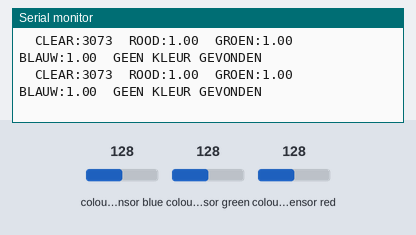
A sketch run on a simulated Arduino Uno, built with avr-gcc and run on an emulated ATmega328P. On the bench: the last lines printed to the serial monitor. The inputs (shaded band) are chosen by the test bench; at power-on: colour sensor blue 128, colour sensor green 128, colour sensor red 128.

Above: at 1.2 s.
1.3 s: colour sensor blue set to 5
At 1.59 s:
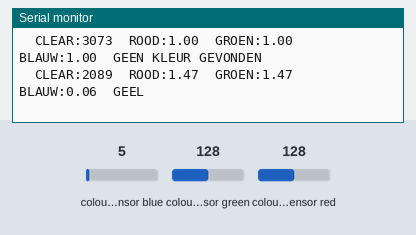
3.4 s: colour sensor green set to 5
At 3.61 s:
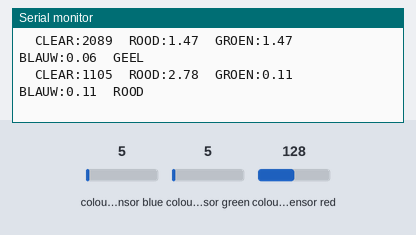
5.4 s: colour sensor green set to 64
At 5.62 s:
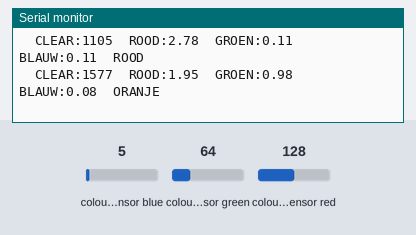
7.4 s: colour sensor red set to 5
At 7.64 s:
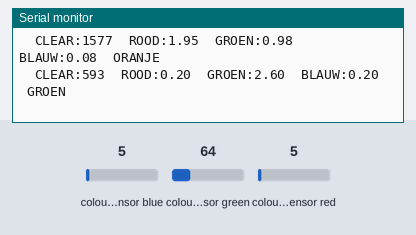
9.4 s: colour sensor blue set to 128
At 9.66 s:
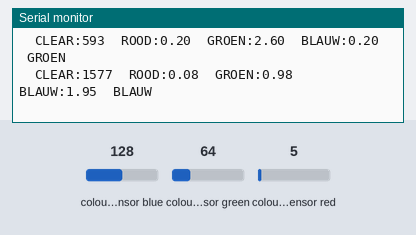

The sketch:

Kleursensor.ino
```cpp
//Benodigde Libraries
#include "Wire.h"
#include "Adafruit_TCS34725.h"

// Initialiseer het kleurensensor
// Bron: https://learn.adafruit.com/adafruit-color-sensors/program-it
Adafruit_TCS34725 tcs = Adafruit_TCS34725(TCS34725_INTEGRATIONTIME_50MS, TCS34725_GAIN_1X);

//Prototypes
char kleurdetectie(void);

//Setup wordt eenmaal uitgevoerd wanneer de Arduino start
void setup()
{
 Serial.begin(9600);
 //Controleer of de kleurensensor iets teruggeeft
  if (tcs.begin())
  {
    Serial.println("Sensor gevonden");
  }
  else
  {
    //Geen sensor gevonden. Zet het programma op dit punt stil
    Serial.println("Kleursensor niet gevonden ... stoppen!");
    while (1); // Stop! Dit weghalen voor uiteindelijke programma.
  }
}

void loop()
{
  kleurdetectie();
}

char kleurdetectie(void)
{
  //Variabele voor verschillende kleuren:
  char rood = 0;
  char groen = 0;
  char blauw = 0;
  char geel = 0;
  char oranje = 0;

  // De sensor retourneert waarden voor R, G, B en een duidelijke waarde
  uint16_t clearcol, red, green, blue;
  float average, r, g, b;
  delay(100); // Kleurmeting duurt circa 50ms, daarom delay
  tcs.getRawData(&red, &green, &blue, &clearcol);

  // Poging om de kleur te bepalen voor de medicijndoosjes van kleuren ROOD, GROEN en BLAUW.
  // Gemiddelde RGB
  average = (red+green+blue)/3;     // Gemiddeld kleurwaarde, alle waarden liggen nu rond de 1
  r = red/average;
  g = green/average;
  b = blue/average;

  //Voer de duidelijke waarde en r, g, b voer serieel uit om te controleren dat r, g en b tussen 0,5 en 1,5 moeten zijn.
  //Als de sensor rood ziet, moet r ruim boven 1,0 liggen, g en b tussen 0,5 en 1,0, enz.
  Serial.print("\tCLEAR:"); Serial.print(clearcol);
  Serial.print("\tROOD:"); Serial.print(r);
  Serial.print("\tGROEN:"); Serial.print(g);
  Serial.print("\tBLAUW:"); Serial.print(b);

  if ((r > 1.4) && (g < 0.9) && (b < 0.9))
  {
    Serial.print("\tROOD");
    rood = 1 ;
  }
  else if ((r < 0.95) && (g > 1.4) && (b < 0.9))
  {
    Serial.print("\tGROEN");
    groen = 1;
    //Hier komt de voor de servo's aanbesturing.
  }
  else if ((r < 0.8) && (g < 1.2) && (b > 1.2))
  {
    Serial.print("\tBLAUW");
    blauw = 1;
    //Hier komt de voor de servo's aanbesturing.
  }
  else if ((r > 1.15) && (g > 1.15) && (b < 0.7))
  {
    Serial.print("\tGEEL");
    geel = 1;
    //Hier komt de voor de servo's aanbesturing.
  }
  else if ((r > 1.4) && (g < 1.0) && (b < 0.7))
  {
    Serial.print("\tORANJE");
    oranje = 1;
    //Hier komt de voor de servo's aanbesturing.
  }
  else
  {
    Serial.print("\tGEEN KLEUR GEVONDEN");
  }
  // Output line break
  Serial.println("");
  // Pas de wachttijd aan voor seriële foutopsporing aan:
  delay(100);
}
```

Measured:
- after the input at 1.3 s, the serial monitor: prints a new line after 0.11 s (image 1)
- after the input at 3.4 s, the serial monitor: prints a new line at once (image 2)
- after the input at 5.4 s, the serial monitor: prints a new line at once (image 3)
- after the input at 7.4 s, the serial monitor: prints a new line after 0.06 s (image 4)
- after the input at 9.4 s, the serial monitor: prints a new line after 0.08 s (image 5)
